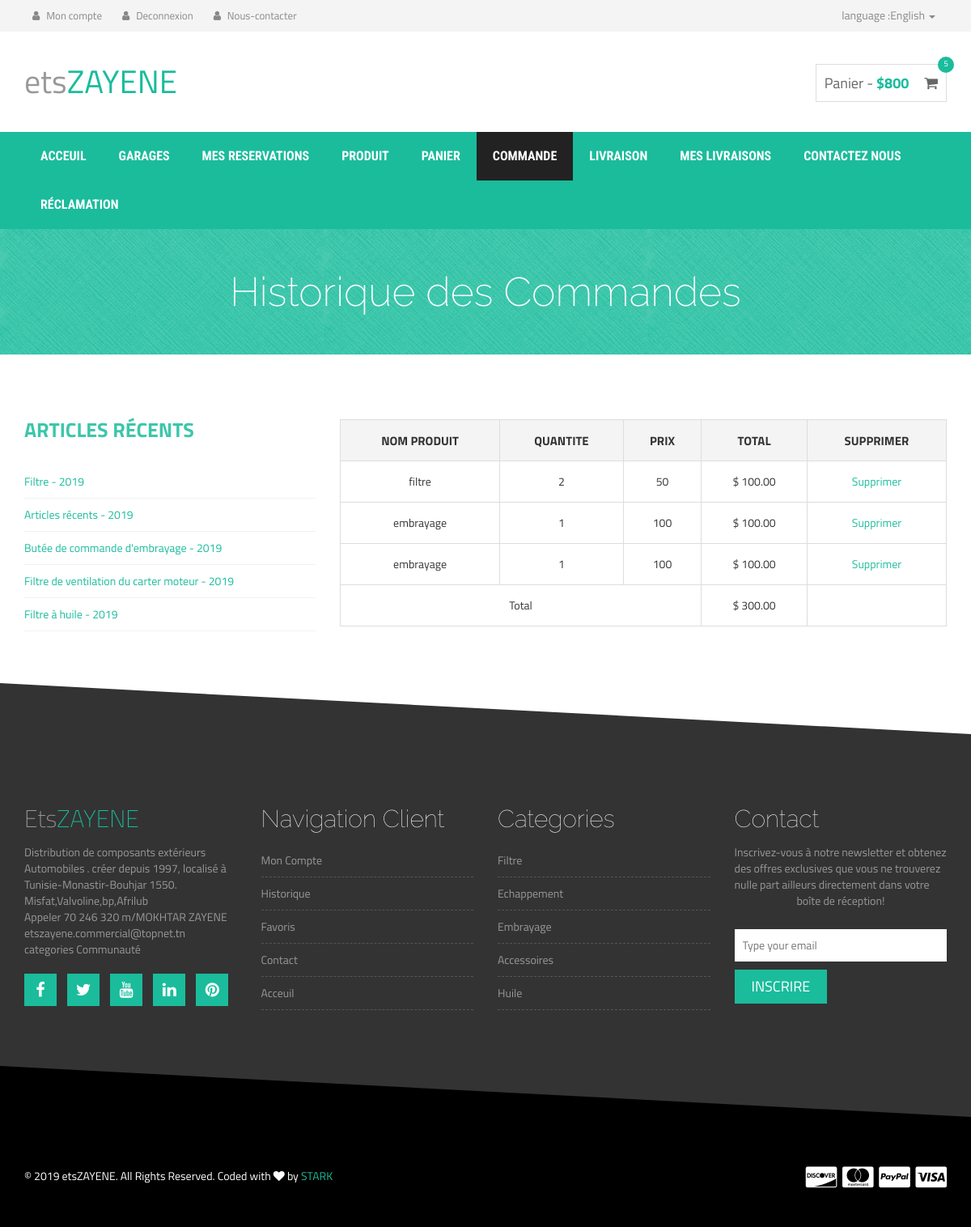
/views/panier/afficherCommande.php (signed in), run on the app's committed database.
### tables this page shows
CREATE TABLE IF NOT EXISTS `lignecommande` (
  `id` int(11) NOT NULL AUTO_INCREMENT,
  `idCom` int(11) NOT NULL,
  `idProd` int(11) NOT NULL,
  `nomProd` varchar(50) DEFAULT NULL,
  `qte` int(11) NOT NULL,
  `prix` float NOT NULL,
  PRIMARY KEY (`id`),
  KEY `idCom` (`idCom`)
);

### ti.php (called while the page is built, shortened)
<?php
function curPageURL()
{
    return "/PhpDemo";
}
?>

### core/Config.php (called while the page is built, shortened)
<?php
  class Config {
		public static function getUserSession(){
			if(!isset($_SESSION["id"])) {
				return null;
			}else{
				$user = new User();
				$user->setId($_SESSION["id"]);
				$user->setName($_SESSION["name"]);
				$user->setSurname($_SESSION["surname"]);
				$user->setUsername($_SESSION["username"]);
				$user->setEmail($_SESSION["email"]);
				$user->setPassword($_SESSION["password"]);
				$user->setRole($_SESSION["role"]);
				$user->setNumber($_SESSION["number"]);
				return $user;
			}
		}
  }
?>

### entities/User.php (called while the page is built, shortened)
<?PHP
class User{
	protected $role;
	public function getRole() {
		return $this->role;
	}
	public function setRole( $role ) {
		$this->role = $role;
	}
}

### core/ligneCommandeC.php (called while the page is built, shortened)
<?PHP
class LigneCommandeC {
    function afficherCommandesByID($id) {
	$sql="SElECT * from ligneCommande l inner join commande c  on l.idCom= c.idCom where c.idClt=$id ";
		$db = config::getConnexion();
		try
		{
		$liste=$db->query($sql);
		return $liste;
		}
        catch (Exception $e){
            die('Erreur: '.$e->getMessage());
        }
}
}
?>

### views/panier/afficherCommande.php (the view, shortened to what this page needs)
<?php
 $currentPage="commande";
include '../../base.php' ;
 $user = config::getUserSession();
$id=$user->getId() ;
$ligneCommande1C=new LigneCommandeC();
$listeCommandes=$ligneCommande1C->afficherCommandesByID($id);
$total = 0;
?>
<div class="product-big-title-area">
    <div class="container">
        <div class="row">
            <div class="col-md-12">
                <div class="product-bit-title text-center">
                    <h2>Historique des Commandes</h2>
                </div>
            </div>
        </div>
    </div>
</div>
    <div class="single-product-area">
        <div class="zigzag-bottom"></div>
        <div class="container">
            <div class="row">
                <div class="col-md-4">
                    <div class="single-sidebar">
                        <h2 class="sidebar-title">Articles récents</h2>
                        <ul>
                            <li><a href="#">Filtre - 2019</a></li>
                            <li><a href="#">Articles récents - 2019</a></li>
                            <li><a href="#">Butée de commande d'embrayage - 2019</a></li>
                            <li><a href="#">Filtre de ventilation du carter moteur - 2019</a></li>
                            <li><a href="#">Filtre à huile - 2019</a></li>
                        </ul>
                    </div>
                </div>
                <div class="col-md-8">
                    <div class="product-content-right">
                        <div class="woocommerce">
                           <form method="POST" action="ajouterCommande.php" >
                                <table cellspacing="0" class="shop_table cart">
                                    <thead>
                                        <tr>
                                            <th class="product-thumbnail">nom Produit</th>
									       <th class="product-quantity">Quantite</th>
                                            <th class="product-price">Prix</th>
                                            <th class="product-subtotal">Total</th>
                                            <th class="product-remove">Supprimer</th>
                                        </tr>
                                    </thead>
                                    <tbody>
                                        <tr class="cart_item">
<?PHP
foreach($listeCommandes as $row){
	?>
	<tr>
	<td><?PHP echo $row['nomProd']; ?></td>
	<td><?PHP echo $row['qte']; ?></td>
	<td><?PHP echo $row['prix']; ?></td>
	<td>$ <?php echo number_format($row["qte"] * $row["prix"], 2);?></td>
    <td><a href="supprimerCommande.php?id=<?PHP echo $row['id']; ?>">
    Supprimer</a></td>
    </tr>
    </tr>
    <?php
                $total = $total + ($row["qte"] * $row["prix"]);
                    ?>
	<?PHP
}
?>
	<tr>
	<td colspan="3" align="right">Total</td>
    <td align="right">$ <?php echo number_format($total, 2); ?></td>
	<td></td>
					</tr>
                                    </tbody>
                                </table>
                            </form>
                        </div>
                    </div>
                </div>
            </div>
        </div>
    </div>

### base.php (shortened to what this page needs)
<?php
include 'ti.php';
include 'entities/User.php';
include 'core/Config.php';
include "core/ligneCommandeC.php";
include "entities/Reclamation.php";
?>
<!DOCTYPE html>
<html lang="en">
<head>
    <link rel="stylesheet" type="text/css"
          href="https://cdnjs.cloudflare.com/ajax/libs/font-awesome/5.8.1/css/all.min.css">
    <link rel="stylesheet" href="<?php echo curPageURL() ?>/assets/front/css/bootstrap.min.css">
    <link rel="stylesheet" href="http://maxcdn.bootstrapcdn.com/bootstrap/3.2.0/css/bootstrap.min.css">
    <link rel="stylesheet" href="http://maxcdn.bootstrapcdn.com/font-awesome/4.3.0/css/font-awesome.min.css">
    <link rel="stylesheet" href="<?php echo curPageURL() ?>/assets/front/css/owl.carousel.css">
    <link rel="stylesheet" href="<?php echo curPageURL() ?>/assets/front/css/style2.css">
    <link rel="stylesheet" href="<?php echo curPageURL() ?>/assets/front/css/responsive.css">
</head>
<body>
<div class="header-area">
    <div class="container">
        <div class="row">
            <div class="col-md-8">
                <div class="user-menu">
                    <ul>
						<?php
						if ( Config::getUserSession() == null ) {
							echo '<li><a href="' . curPageURL() . '/views/signup.php"><i class="fa fa-user"></i> Inscription</a></li>';
							echo '<li><a href="' . curPageURL() . '/views/login.php"><i class="fa fa-user"></i> Connecter</a></li>';
						} else {
							echo '<li><a href="' . curPageURL() . '/views/profile"><i class="fa fa-user"></i> Mon compte</a></li>';
							echo '<li><a href="' . curPageURL() . '/views/logout.php"><i class="fa fa-user"></i> Deconnexion</a></li>';
                            echo '<li><a href="' . curPageURL() . '/views/livraison/profile/contact.php"><i class="fa fa-user"></i> Nous-contacter</a></li>';
						}
						?>
                    </ul>
                </div>
            </div>
            <div class="col-md-4">
                <div class="header-right">
                    <ul class="list-unstyled list-inline">
                        <li class="dropdown dropdown-small">
                            <a data-toggle="dropdown" data-hover="dropdown" class="dropdown-toggle" href="#"><span
                                        class="key">language :</span><span class="value">English </span><b
                                        class="caret"></b></a>
                        </li>
                    </ul>
                </div>
            </div>
        </div>
    </div>
</div>
<div class="site-branding-area">
    <div class="container">
        <div class="row">
            <div class="col-sm-6">
                <div class="logo">
                    <h1><a href="index.html">ets<span>ZAYENE</span></a></h1>
                </div>
            </div>
            <div class="col-sm-6">
                <div class="shopping-item">
                    <a href="<?php echo curPageURL() ?>/views/panier/afficherPanier.php">Panier - <span class="cart-amunt">$800</span> <i class="fa fa-shopping-cart"></i>
                        <span class="product-count">5</span></a>
                </div>
            </div>
        </div>
    </div>
</div>
<div class="mainmenu-area" style="height: auto">
    <div class="container">
        <div class="row">
            <div class="navbar-collapse collapse">
                <ul class="nav navbar-nav">
                    <li class="<?php if($currentPage == "acceuil") echo 'active' ?>"><a href="<?php echo curPageURL() ?>">Acceuil</a></li>
	                <?php
                    if(Config::getUserSession())
	                if(Config::getUserSession()->getRole() == "user"){
                    ?>
                        <li class="<?php if($currentPage == "garage") echo 'active' ?>"><a href="<?php echo curPageURL() ?>/views/garage">Garages</a></li>
                        <li class="<?php if($currentPage == "reservations") echo 'active' ?>"><a href="<?php echo curPageURL() ?>/views/garage/reservations.php">Mes Reservations</a></li>
                        <li class="<?php if($currentPage == "shop") echo 'active' ?>"><a href="<?php echo curPageURL() ?>/views/produit/shop.php">Produit</a></li>
                        <li class="<?php if($currentPage == "panier") echo 'active' ?>"><a href="<?php echo curPageURL() ?>/views/panier/afficherPanier.php">Panier</a></li>
                         <li class="<?php if($currentPage == "commande") echo 'active' ?>"><a href="<?php echo curPageURL() ?>/views/panier/afficherCommande.php">Commande</a></li>
                         <li class="<?php if($currentPage == "livraison") echo 'active' ?>"><a href="<?php echo curPageURL() ?>/views/livraison/profile/checkout.php">Livraison</a></li>
                          <li class="<?php if($currentPage == "affLivraison") echo 'active' ?>"><a href="<?php echo curPageURL() ?>/views/livraison/profile/afficheLivraison.php">Mes livraisons</a></li>
                              <li class="<?php if($currentPage == "reclamation") echo 'active' ?>"><a href="<?php echo curPageURL() ?>/views/livraison/profile/reclamation.php">Contactez nous</a></li>
                           <li class="<?php if($currentPage == "reclamation2") echo 'active' ?>"><a href="<?php echo curPageURL() ?>/views/produit/ajouter_reclamation.php">Réclamation</a></li>
	                <?php
	                }
                    else if(Config::getUserSession()->getRole() == "technicien"){
                    ?>
                        <li class="<?php if($currentPage == "reservations") echo 'active' ?>"><a href="<?php echo curPageURL() ?>/views/technicien/reservations.php">Gestion Reservations</a></li>
	                <?php
	                }
	                ?>
                </ul>
            </div>
        </div>
    </div>
</div>
<div class="footer-top-area">
    <div class="zigzag-bottom"></div>
    <div class="container">
        <div class="row">
            <div class="col-md-3 col-sm-6">
                <div class="footer-about-us">
                    <h2>Ets<span>ZAYENE</span></h2>
                    <p>Distribution de composants extérieurs Automobiles .
                    créer depuis 1997,
                    localisé à Tunisie-Monastir-Bouhjar 1550.
                    Misfat,Valvoline,bp,Afrilub
                    <br/>
                    Appeler 70 246 320
                    m/MOKHTAR ZAYENE
                    etszayene.commercial@topnet.tn
                    categories
                    Communauté  </p>
                    <div class="footer-social">
                        <a href="#" target="_blank"><i class="fa fa-facebook"></i></a>
                        <a href="#" target="_blank"><i class="fa fa-twitter"></i></a>
                        <a href="#" target="_blank"><i class="fa fa-youtube"></i></a>
                        <a href="#" target="_blank"><i class="fa fa-linkedin"></i></a>
                        <a href="#" target="_blank"><i class="fa fa-pinterest"></i></a>
                    </div>
                </div>
            </div>
            <div class="col-md-3 col-sm-6">
                <div class="footer-menu">
                    <h2 class="footer-wid-title">Navigation Client </h2>
                    <ul>
                        <li><a href="#">Mon Compte</a></li>
                        <li><a href="#">Historique</a></li>
                        <li><a href="#">Favoris</a></li>
                        <li><a href="#">Contact</a></li>
                        <li><a href="#">Acceuil</a></li>
                    </ul>
                </div>
            </div>
            <div class="col-md-3 col-sm-6">
                <div class="footer-menu">
                    <h2 class="footer-wid-title">Categories</h2>
                    <ul>
                        <li><a href="#">Filtre</a></li>
                        <li><a href="#">Echappement</a></li>
                        <li><a href="#">Embrayage</a></li>
                        <li><a href="#">Accessoires</a></li>
                        <li><a href="#">Huile</a></li>
                    </ul>
                </div>
            </div>
            <div class="col-md-3 col-sm-6">
                <div class="footer-newsletter">
                    <h2 class="footer-wid-title">Contact</h2>
                    <p>Inscrivez-vous à notre newsletter et obtenez des offres exclusives que vous ne trouverez nulle part ailleurs directement dans votre
                         boîte de réception!</p>
                    <div class="newsletter-form">
                        <form action="#">
                            <input type="email" placeholder="Type your email">
                            <input type="submit" value="Inscrire">
                        </form>
                    </div>
                </div>
            </div>
        </div>
    </div>
</div>
<div class="footer-bottom-area">
    <div class="container">
        <div class="row">
            <div class="col-md-8">
                <div class="copyright">
                    <p>&copy; 2019 etsZAYENE. All Rights Reserved. Coded with <i class="fa fa-heart"></i> by <a
                                href="http://wpexpand.com" target="_blank">STARK</a></p>
                </div>
            </div>
            <div class="col-md-4">
                <div class="footer-card-icon">
                    <i class="fa fa-cc-discover"></i>
                    <i class="fa fa-cc-mastercard"></i>
                    <i class="fa fa-cc-paypal"></i>
                    <i class="fa fa-cc-visa"></i>
                </div>
            </div>
        </div>
    </div>
</div>
</body>
</html>

### assets/front/css/responsive.css (style rules this page uses)
@media only screen and (min-width: 992px) and (max-width: 1280px) { input[type="submit"], button[type="submit"] { padding: 11px 15px; } }

### data on the page
lignecommande: nomProd "filtre", qte "2", prix "50", $row["qte"] * $row["prix"] "100.00"
lignecommande: nomProd "embrayage", qte "1", prix "100", $row["qte"] * $row["prix"] "100.00"
lignecommande: nomProd "embrayage", qte "1", prix "100", $row["qte"] * $row["prix"] "100.00"

### other printed values
$total "300.00"
